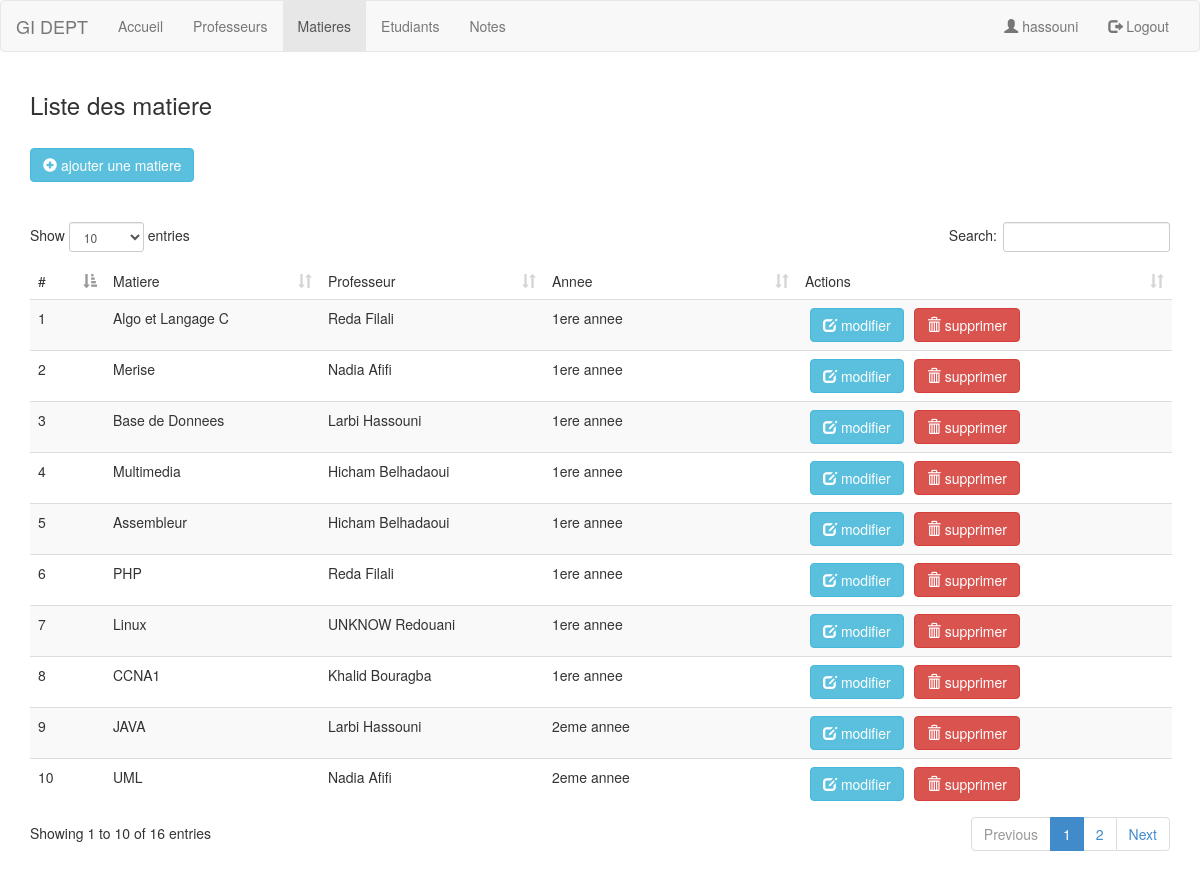
Page /admin/matiere.php (signed in) on the committed database.
### tables this page shows
CREATE TABLE `matiere` (
  `ID` int(11) NOT NULL,
  `PROF` int(11) NOT NULL,
  `MATIERE` varchar(25) NOT NULL,
  `ANNEE` int(11) NOT NULL
);

CREATE TABLE `prof` (
  `ID` int(11) NOT NULL,
  `NAME` varchar(50) NOT NULL
);

### admin/matiere.php (the view, shortened to what this page needs)
<!DOCTYPE html>
<html lang="en">
<head>
  <link rel="stylesheet" href="/Student-Note-Management/static/css/bootstrap.min.css">
  <link rel="stylesheet" href="/Student-Note-Management/static/css/dataTables.bootstrap.min.css">
</head>
<body>
<nav class="navbar navbar-default">
  <div class="container-fluid">
    <div class="navbar-header">
      <a class="navbar-brand" href="./">GI DEPT</a>
    </div>
    <div class="collapse navbar-collapse" id="myNavbar">
      <ul class="nav navbar-nav">
        <li><a href="./">Accueil</a></li>
        <li><a href="professors.php">Professeurs</a></li>
        <li class="active"><a href="#">Matieres</a></li>
        <li><a href="etudiant.php">Etudiants</a></li>
        <li><a href="note.php">Notes</a></li>
      </ul>
      <ul class="nav navbar-nav navbar-right">
        <li><a href="#"><span class="glyphicon glyphicon-user"></span> <?php echo $_COOKIE['name']; ?></a></li>
        <li><a href="/Student-Note-Management/logout.php"><span class="glyphicon glyphicon-log-out"></span> Logout</a></li>
      </ul>
    </div>
  </div>
</nav>
<div class="container">
  <h3>Liste des matiere</h3>
  <br>
<div class="row">
  <div class="col-md-6">
    <button type="button" class="btn btn-info" data-toggle="modal" data-target="#myModal">
      <span class="glyphicon glyphicon-plus-sign"></span>
      ajouter une matiere
    </button>
  </div>
</div>
<br>
  <br>
  <table class="table table-striped" id="mydata">
    <thead>
      <tr id="none">
        <td>#</td>
        <td>Matiere</td>
        <td>Professeur</td>
        <td>Annee</td>
        <td>Actions</td>
      </tr>
    </thead>
    <tbody id="mat">
      <?php
      $query = mysql_query("SELECT * FROM matiere");
      while ($data=mysql_fetch_array($query)) {
        echo "<tr>";
        echo "<td>".$data['ID']."</td>";
        echo "<td>".$data['MATIERE']."</td>";
        echo "<td>";
          $prof_id = $data['PROF'];
          $sql = mysql_query("SELECT * FROM prof WHERE ID = $prof_id");
          while ($row = mysql_fetch_array($sql)) {
            echo $row['NAME'];
          }
        echo "</td>";
        echo "<td>";
          if ($data['ANNEE'] == 1) {
            echo "1ere annee";
          }elseif($data['ANNEE'] == 2){
            echo "2eme annee";
          }elseif($data['ANNEE'] == 3){
            echo "3eme annee (Licence)";
          }
        echo "</td>";
        echo "<td>";
        echo "<a class='btn btn-info' style='margin: 0 5px;' href='editmat.php?id=".$data['ID']."' ><span class='glyphicon glyphicon-edit'></span> modifier</button></a>";
        echo "<a class='btn btn-danger' style='margin: 0 5px;' href='deletemat.php?id=".$data['ID']."' ><span class='glyphicon glyphicon-trash'></span> supprimer</button>";
        echo "</td>";
        echo "</tr>";
      }
      ?>
    </tbody>
  </table>
  <div style="height: 100px;"></div>
</div>
</body>
</html>

### rows in the picture
matiere: ID "1", MATIERE "Algo et Langage C", ANNEE "1ere annee"
prof: NAME "Reda Filali"
matiere: ID "2", MATIERE "Merise", ANNEE "1ere annee"
prof: NAME "Nadia Afifi"
matiere: ID "3", MATIERE "Base de Donnees", ANNEE "1ere annee"
prof: NAME "Larbi Hassouni"
matiere: ID "4", MATIERE "Multimedia", ANNEE "1ere annee"
prof: NAME "Hicham Belhadaoui"
matiere: ID "5", MATIERE "Assembleur", ANNEE "1ere annee"
matiere: ID "6", MATIERE "PHP", ANNEE "1ere annee"
matiere: ID "7", MATIERE "Linux", ANNEE "1ere annee"
prof: NAME "UNKNOW Redouani"
matiere: ID "8", MATIERE "CCNA1", ANNEE "1ere annee"
prof: NAME "Khalid Bouragba"
matiere: ID "9", MATIERE "JAVA", ANNEE "2eme annee"
matiere: ID "10", MATIERE "UML", ANNEE "2eme annee"

### other values in the picture
$_COOKIE['name'] "hassouni"
